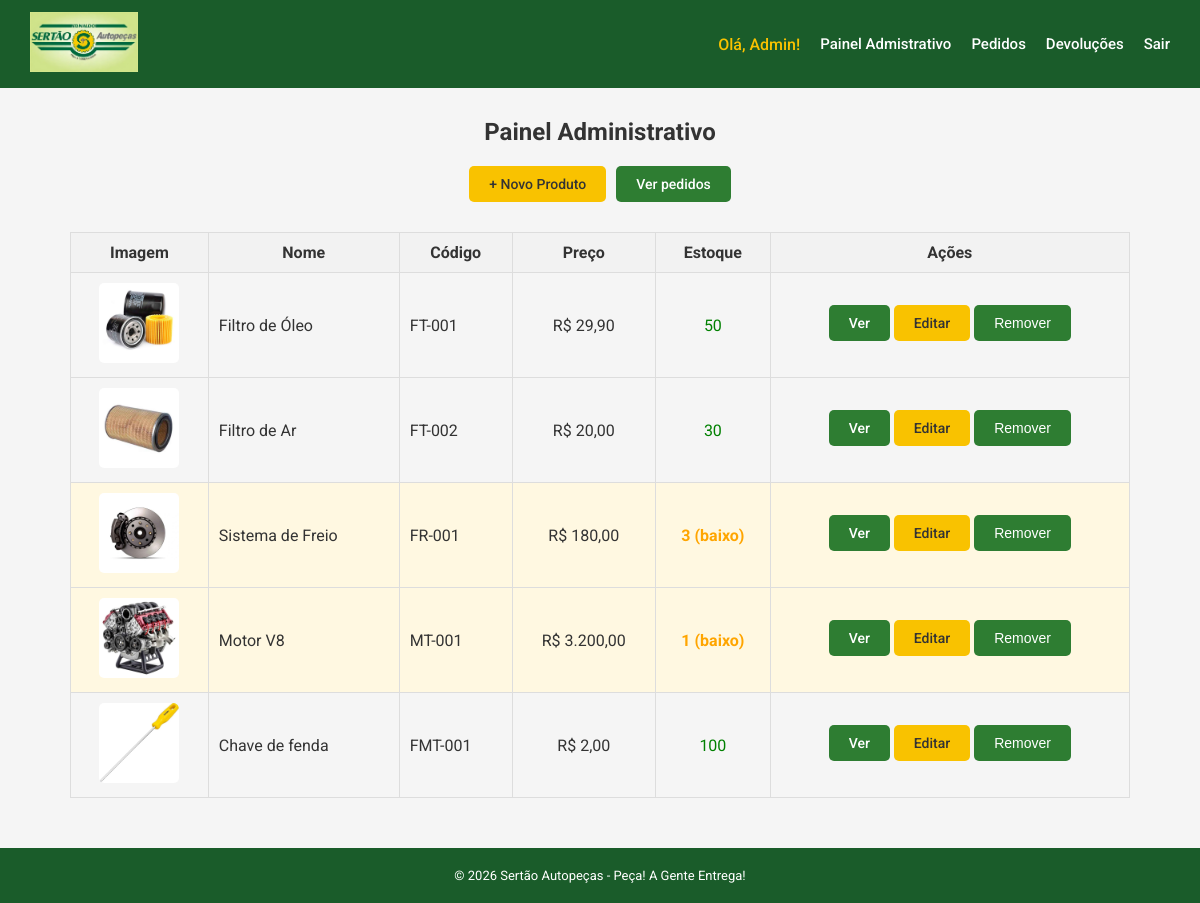
Before: /admin (signed in) with the older database file.
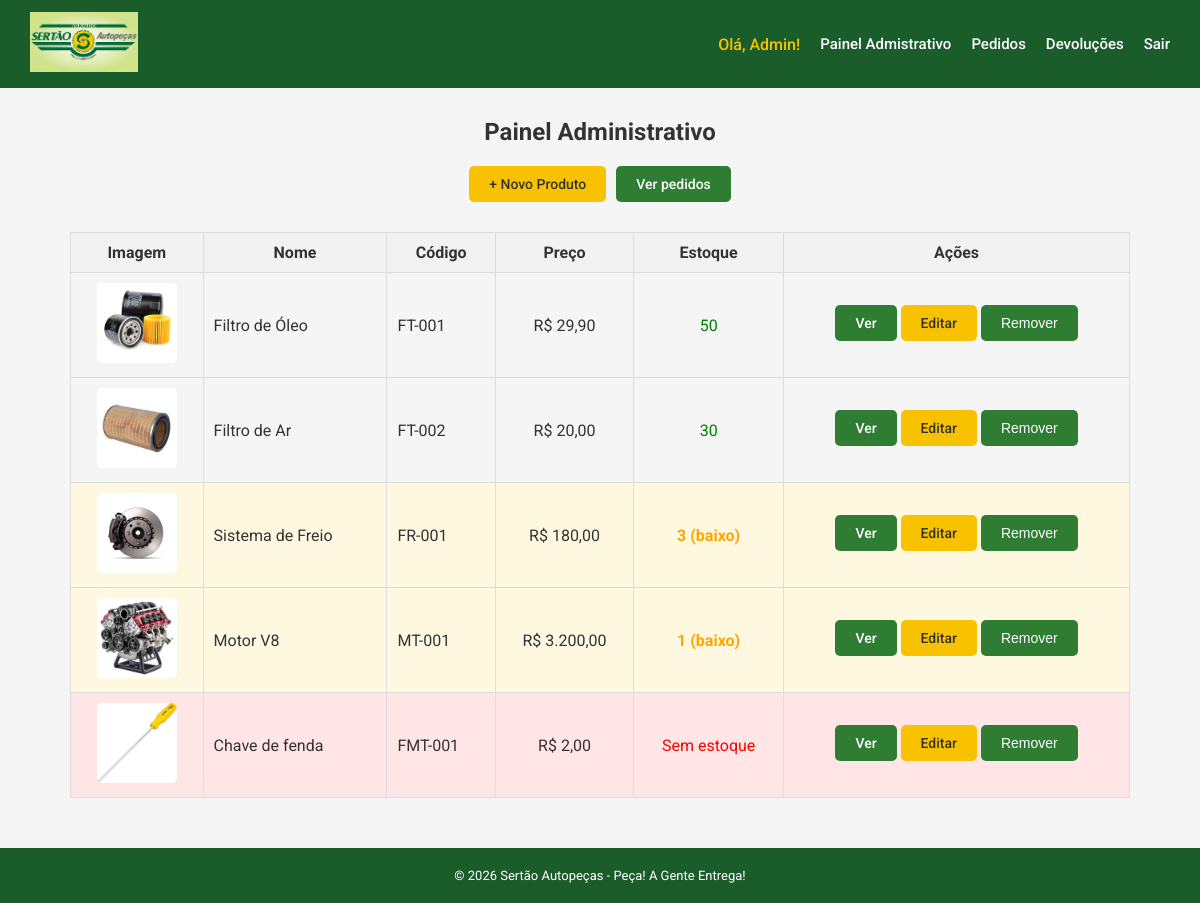
After: the same page with the newer database file.
### app/models.py (models this page shows)
class Usuario(UserMixin, db.Model):
    id = db.Column(db.Integer, primary_key=True)
    nome = db.Column(db.String(100), nullable=False)
    email = db.Column(db.String(100), nullable=False, unique=True)
    senha = db.Column(db.String(100), nullable=False)
    perfil = db.Column(db.String(100), nullable=False)
    endereco = db.Column(db.String(200), nullable=True)
    cidade = db.Column(db.String(100), nullable=True)
    estado = db.Column(db.String(2), nullable=True)
    cep = db.Column(db.String(9), nullable=True)

class Produto(db.Model):
    id = db.Column(db.Integer, primary_key=True)
    nome = db.Column(db.String(100), nullable=False)
    codigo = db.Column(db.String(100), nullable=False, unique=True)
    categoria = db.Column(db.String(100), nullable=False)
    preco = db.Column(db.Float, nullable=False)
    quantidade = db.Column(db.Integer, nullable=False)
    imagem = db.Column(db.String(200), nullable=True)

### app/routes/admin.py (the view)
@admin.route('/admin')
@login_required
def painel_admin():
    if current_user.perfil != 'ADMIN':
        return redirect('/loja')
    produtos = Produto.query.all()
    return render_template('admin/inventario.html', produtos=produtos)

### app/models.py (called while the page is built)
@login_manager.user_loader
def load_user(user_id):
    return Usuario.query.get(int(user_id))

### app/templates/admin/inventario.html (shortened to what this page needs)
{% extends 'base.html' %}
{% block conteudo %}
<h2 style="text-align: center;">Painel Administrativo</h2>
<div style="margin-top: 20px; display: flex; justify-content: center; gap: 10px; flex-wrap: wrap;">
    <a href="/admin/produto/novo" class="btn btn-primary">
        + Novo Produto
    </a>
    <a href="/admin/pedidos" class="btn btn-secondary">
        Ver pedidos
    </a>
</div>
<table style="width: 100%; border-collapse: collapse; margin-top: 30px;">
    <thead>
        <tr style="background-color: #f2f2f2;">
            <th style="padding: 10px; border: 1px solid #ddd;">Imagem</th>
            <th style="padding: 10px; border: 1px solid #ddd;">Nome</th>
            <th style="padding: 10px; border: 1px solid #ddd;">Código</th>
            <th style="padding: 10px; border: 1px solid #ddd;">Preço</th>
            <th style="padding: 10px; border: 1px solid #ddd;">Estoque</th>
            <th style="padding: 10px; border: 1px solid #ddd;">Ações</th>
        </tr>
    </thead>
    <tbody>
    {% for produto in produtos %}
        <tr
            {% if produto.quantidade == 0 %}
                style="background-color: #ffe5e5;"
            {% elif produto.quantidade <= 5 %}
                 style="background-color: #fff8e1;"
            {% endif %}
            >
            <td style="padding: 10px; border: 1px solid #ddd; text-align: center;">
                {% if produto.imagem %}
                    <img src="/static/uploads/{{ produto.imagem }}"
                         style="width: 80px; height: 80px; object-fit: cover; border-radius: 5px;">
                {% else %}
                    <span>Sem imagem</span>
                {% endif %}
            </td>
            <td style="padding: 10px; border: 1px solid #ddd;">
                {{ produto.nome }}
            </td>
            <td style="padding: 10px; border: 1px solid #ddd;">
                {{ produto.codigo }}
            </td>
            <td style="padding: 10px; border: 1px solid #ddd; text-align: center;">
                R$ {{ produto.preco | moeda }}
            </td>
            <td style="padding: 10px; border: 1px solid #ddd; text-align: center;">
                {% if produto.quantidade > 0 %}
                    <span style="color: green;">
                        {% if produto.quantidade == 0 %}
                            <span style="color: red; font-weight: bold;">
                                Sem estoque
                            </span>
                        {% elif produto.quantidade <= 5 %}
                            <span style="color: orange; font-weight: bold;">
                                {{ produto.quantidade }} (baixo)
                            </span>
                        {% else %}
                            <span style="color: green;">
                                {{ produto.quantidade }}
                            </span>
                        {% endif %}
                    </span>
                {% else %}
                    <span style="color: red;">
                        Sem estoque
                    </span>
                {% endif %}
            </td>
            <td style="padding: 10px; border: 1px solid #ddd; text-align: center;">
                <a href="/produto/{{ produto.id }}"
                   class="btn btn-secondary"
                   style="margin-bottom: 5px; display: inline-block;">
                    Ver
                </a>
                <a href="/admin/produto/editar/{{ produto.id }}"
                   class="btn btn-primary"
                   style="margin-bottom: 5px; display: inline-block;">
                    Editar
                </a>
                <form action="/admin/produto/remover" method="POST" style="display: inline;">
                    <button type="submit" class="btn btn-secondary"
                            onclick="return confirm('Tem certeza que deseja remover este produto?')">
                        Remover
                    </button>
                </form>
            </td>
        </tr>
    {% endfor %}
    </tbody>
</table>
{% endblock %}

### app/templates/base.html (shortened to what this page needs)
<!DOCTYPE html>
<html lang="pt-BR">
<head>
</head>
<body>
<nav class="navbar">
    <a href="/loja">
        <img src="/static/logo.jpeg" alt="Sertão Autopeças">
    </a>
    <div class="navbar-links">
        {% if current_user.is_authenticated %}
            <span class="navbar-user">Olá, {{ current_user.nome }}!</span>
            {% if current_user.perfil == 'CLIENTE' %}
                <a href="/loja">Loja</a>
                <a href="/carrinho">Carrinho</a>
                <a href="/meus-pedidos">Meus Pedidos</a>
            {% else %}
                <a href="/admin">Painel Admistrativo</a>
                <a href="/admin/pedidos">Pedidos</a>
                <a href="/admin/devolucoes">Devoluções</a>
            {% endif %}
            <a href="/logout">Sair</a>
        {% else %}
            <a href="/loja">Loja</a>
            <a href="/login">Login</a>
            <a href="/cadastro">Cadastre-se</a>
        {% endif %}
    </div>
</nav>
<div class="container">
    {% block conteudo %}{% endblock %}
</div>
<footer class="footer">
    <p>© 2026 Sertão Autopeças - Peça! A Gente Entrega!</p>
</footer>
</body>
</html>

### app/templates/base.html (style rules this page uses)
* { margin: 0; padding: 0; box-sizing: border-box; }
body { font-family: 'Roboto', sans-serif; background-color: #f5f5f5; color: #333333; }
.navbar { background-color: #1a5c2a; padding: 12px 30px; display: flex; align-items: center; justify-content: space-between; }
.navbar img { height: 60px; }
.navbar-links { display: flex; align-items: center; gap: 20px; }
.navbar-links a { color: #ffffff; text-decoration: none; font-weight: 500; font-size: 15px; }
.navbar-user { color: #f9c200; font-weight: 500; }
.container { max-width: 1100px; margin: 30px auto; padding: 0 20px; }
.btn { display: inline-block; padding: 10px 20px; border: none; border-radius: 5px; cursor: pointer; font-size: 14px; font-weight: 500; text-decoration: none; }
.btn-primary { background-color: #f9c200; color: #333333; }
.btn-secondary { background-color: #2e7d32; color: white; }
.footer { background-color: #1a5c2a; color: #ffffff; text-align: center; padding: 20px; margin-top: 50px; font-size: 13px; }

Changed rows visible on the page:
changed Produto "Chave de fenda": quantidade "100" → (not shown); now shows "Sem estoque"
